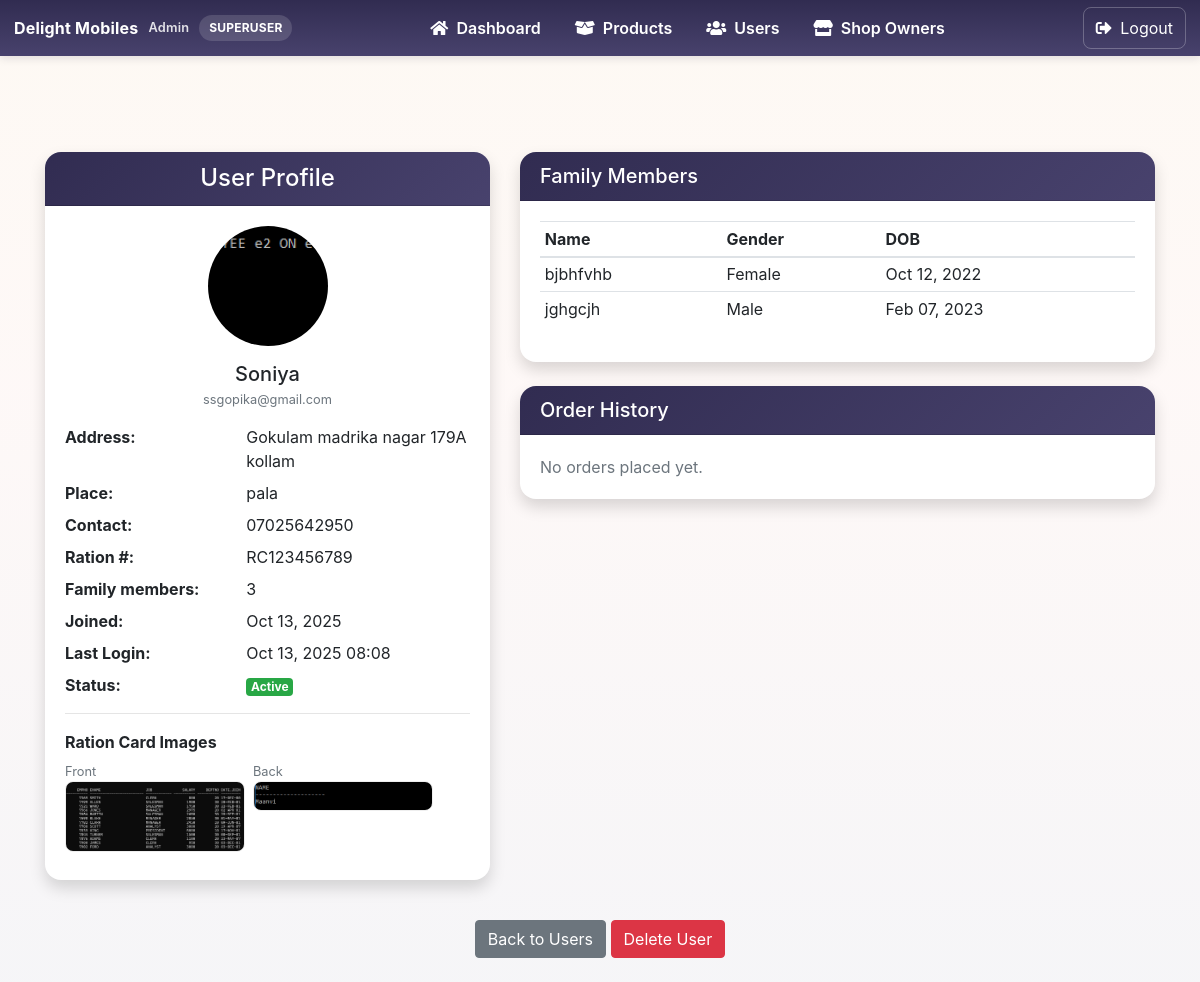
Page /site-admin/user/2/ (signed in) on the committed database.
### ecomapp/models.py (models this page shows, shortened)
class Profile(models.Model):
	user=models.ForeignKey(User,on_delete=models.CASCADE,null=True)
	card_type = models.ForeignKey('CardType', null=True, blank=True, on_delete=models.SET_NULL)
	address=models.CharField(max_length=255,null=True, blank=True)
	contact_no=models.CharField(max_length=15,null=True, blank=True)
	ration_card_number = models.CharField(max_length=32, null=True, blank=True)
	family_members = models.IntegerField(null=True, blank=True, help_text="Total family members")
	ration_card_front = models.ImageField(upload_to="ration_cards/", null=True, blank=True)
	ration_card_back = models.ImageField(upload_to="ration_cards/", null=True, blank=True)
	place = models.CharField(max_length=255, null=True, blank=True)
	shop_license_number = models.CharField(max_length=32, null=True, blank=True)
	shop_address = models.CharField(max_length=255, null=True, blank=True)
	image=models.ImageField(upload_to="image/",null=True,blank=True)

class FamilyMember(models.Model):
	profile = models.ForeignKey(Profile, on_delete=models.CASCADE, related_name='members')
	name = models.CharField(max_length=255)
	gender = models.CharField(max_length=16, null=True, blank=True)
	dob = models.DateField(null=True, blank=True)

### ecomapp/views.py (the view)
# urls.py: path('site-admin/user/<int:user_id>/', views.admin_user_detail, name='admin_user_detail'),
@admin_required
def admin_user_detail(request, user_id):
    user = get_object_or_404(User, pk=user_id)
    profile = (
        Profile.objects.select_related('card_type')
        .prefetch_related('members')
        .filter(user=user)
        .first()
    )
    orders = Order.objects.filter(user=user).prefetch_related('items__product')
    owner_products = None
    if user.is_staff and not user.is_superuser:
        owner_products = Product.objects.filter(owner=user).select_related('category')
    return render(request, 'admin/user_detail.html', {
        'user': user,
        'profile': profile,
        'orders': orders,
        'owner_products': owner_products,
    })

### ecomapp/context_processors.py (called while the page is built)
def categories_context(request):
    return {
        'categories': Category.objects.all()
    }

def cart_count(request):
    try:
        if request.user.is_authenticated:
            return {
                'cart_count': Cart.objects.filter(user=request.user).count()
            }
    except Exception:
        pass
    return {'cart_count': 0}

def notifications_context(request):
    count = 0
    try:
        user = getattr(request, 'user', None)
        if user and user.is_authenticated:
            from .models import Notification
            count = Notification.objects.filter(recipient=user, is_read=False).count()
    except Exception:
        count = 0
    return { 'unread_notifications_count': count }

### ecomapp/views.py (called while the page is built)
def admin_required(view_func):
    return user_passes_test(lambda u: u.is_superuser)(view_func)

### templates/admin/user_detail.html (shortened to what this page needs)
<!doctype html>
<html lang="en">
<head>
  <link rel="stylesheet" href="https://stackpath.bootstrapcdn.com/bootstrap/4.5.2/css/bootstrap.min.css">
  <link rel="stylesheet" href="https://cdnjs.cloudflare.com/ajax/libs/font-awesome/5.15.4/css/all.min.css">
</head>
<body style="background:linear-gradient(180deg, rgba(240,195,142,0.10) 0%, rgba(241,170,155,0.08) 40%, rgba(72,66,109,0.05) 100%);">
  <div class="admin-main-content" style="min-height:100vh;">
  {% include 'admin/admin_nav.html' %}
    <main class="py-4">
    <div class="admin-content">
      <div class="container">
        <div class="row">
          <div class="col-lg-5 mb-4">
            <div class="card shadow border-0" style="border-radius:16px;">
              <div class="card-header text-center" style="background:linear-gradient(135deg,#312C51,#48426D);color:#fff;border-top-left-radius:16px;border-top-right-radius:16px;">
                <h4 class="mb-0">User Profile</h4>
              </div>
              <div class="card-body text-center">
                <div class="mb-3">
                  {% if profile and profile.image %}
                    <img src="{{ profile.image.url }}" class="rounded-circle" style="width:120px;height:120px;object-fit:cover;">
                  {% else %}
                    <div class="rounded-circle mx-auto d-flex align-items-center justify-content-center" style="width:120px;height:120px;background:#f7f5fb;color:#888;">
                      <i class="fas fa-user" style="font-size:48px;"></i>
                    </div>
                  {% endif %}
                </div>
                <h5 class="mb-1">{{ user.username }}</h5>
                <div class="text-muted small mb-2">{{ user.email|default:"Not provided" }}</div>
                <div class="text-left mt-3">
                  {% if profile and profile.address %}
                  <div class="row mb-2"><div class="col-5"><strong>Address:</strong></div><div class="col-7">{{ profile.address }}</div></div>
                  {% endif %}
                  {% if profile and profile.place %}
                  <div class="row mb-2"><div class="col-5"><strong>Place:</strong></div><div class="col-7">{{ profile.place }}</div></div>
                  {% endif %}
                  {% if profile and profile.contact_no %}
                  <div class="row mb-2"><div class="col-5"><strong>Contact:</strong></div><div class="col-7">{{ profile.contact_no }}</div></div>
                  {% endif %}
                  {% if profile and profile.ration_card_number %}
                  <div class="row mb-2"><div class="col-5"><strong>Ration #:</strong></div><div class="col-7">{{ profile.ration_card_number }}</div></div>
                  {% endif %}
                  {% if profile and profile.family_members %}
                  <div class="row mb-2"><div class="col-5"><strong>Family members:</strong></div><div class="col-7">{{ profile.family_members }}</div></div>
                  {% endif %}
                  <div class="row mb-2"><div class="col-5"><strong>Joined:</strong></div><div class="col-7">{{ user.date_joined|date:"M d, Y" }}</div></div>
                  <div class="row mb-2"><div class="col-5"><strong>Last Login:</strong></div><div class="col-7">{{ user.last_login|date:"M d, Y H:i"|default:"Never" }}</div></div>
                  <div class="row mb-2"><div class="col-5"><strong>Status:</strong></div><div class="col-7">{% if user.is_active %}<span class="badge badge-success">Active</span>{% else %}<span class="badge badge-danger">Inactive</span>{% endif %}</div></div>
                </div>
                {% if profile %}
                  {% if profile.ration_card_front or profile.ration_card_back %}
                    <hr>
                    <div class="text-left">
                      <div class="mb-2"><strong>Ration Card Images</strong></div>
                      <div class="d-flex flex-wrap gap-3">
                        {% if profile.ration_card_front %}
                          <div class="mr-2 mb-2">
                            <div class="small text-muted">Front</div>
                            <img src="{{ profile.ration_card_front.url }}" alt="Ration card front" style="max-width:180px;border-radius:8px;border:1px solid #eee;">
                          </div>
                        {% endif %}
                        {% if profile.ration_card_back %}
                          <div class="mb-2">
                            <div class="small text-muted">Back</div>
                            <img src="{{ profile.ration_card_back.url }}" alt="Ration card back" style="max-width:180px;border-radius:8px;border:1px solid #eee;">
                          </div>
                        {% endif %}
                      </div>
                    </div>
                  {% endif %}
                {% endif %}
              </div>
            </div>
          </div>
          <div class="col-lg-7 mb-4">
            <div class="card shadow border-0 mb-4" style="border-radius:16px;">
              <div class="card-header" style="background:linear-gradient(135deg,#312C51,#48426D);color:#fff;border-top-left-radius:16px;border-top-right-radius:16px;">
                <h5 class="mb-0">Family Members</h5>
              </div>
              <div class="card-body">
                {% if profile and profile.members.all %}
                  {% if profile.members.all|length %}
                    <div class="table-responsive">
                      <table class="table table-sm">
                        <thead>
                          <tr>
                            <th>Name</th>
                            <th>Gender</th>
                            <th>DOB</th>
                          </tr>
                        </thead>
                        <tbody>
                          {% for m in profile.members.all %}
                            <tr>
                              <td>{{ m.name }}</td>
                              <td>{{ m.gender|default:'-' }}</td>
                              <td>{% if m.dob %}{{ m.dob|date:'M d, Y' }}{% else %}-{% endif %}</td>
                            </tr>
                          {% endfor %}
                        </tbody>
                      </table>
                    </div>
                  {% else %}
                    <div class="text-muted">No family members added.</div>
                  {% endif %}
                {% else %}
                  <div class="text-muted">No profile information available.</div>
                {% endif %}
              </div>
            </div>
            <div class="card shadow border-0" style="border-radius:16px;">
              <div class="card-header" style="background:linear-gradient(135deg,#312C51,#48426D);color:#fff;border-top-left-radius:16px;border-top-right-radius:16px;">
                <h5 class="mb-0">Order History</h5>
              </div>
              <div class="card-body">
                {% if orders %}
                  <div class="table-responsive">
                    <table class="table table-striped table-hover">
                      <thead>
                        <tr>
                          <th>Order #</th>
                          <th>Date</th>
                          <th>Status</th>
                          <th class="text-right">Total</th>
                          <th>Items</th>
                        </tr>
                      </thead>
                      <tbody>
                        {% for o in orders %}
                          <tr>
                            <td>{{ o.order_number }}</td>
                            <td>{{ o.created_at|date:'M d, Y H:i' }}</td>
                            <td><span class="badge badge-info text-capitalize">{{ o.status }}</span></td>
                            <td class="text-right">₹{{ o.total_amount }}</td>
                            <td>
                              {% for it in o.items.all %}
                                <div class="small">{{ it.quantity }} x {{ it.product.prd_name }}</div>
                              {% endfor %}
                            </td>
                          </tr>
                        {% endfor %}
                      </tbody>
                    </table>
                  </div>
                {% else %}
                  <div class="text-muted">No orders placed yet.</div>
                {% endif %}
              </div>
            </div>
          </div>
        </div>
        <div class="text-center mt-3">
          {% if request.user.is_superuser %}
            <a href="{% url 'admin_view_users' %}" class="btn btn-secondary">Back to Users</a>
            <form method="post" action="{% url 'admin_delete_user' user.id %}" style="display:inline;" onsubmit="return confirm('Are you sure you want to delete this user?')">
              <button type="submit" class="btn btn-danger">Delete User</button>
            </form>
          {% endif %}
        </div>
      </div>
    </div>
    </main>
  </div>
</body>
</html>

### templates/admin/admin_nav.html (style rules this page uses)
:root { --header-height:56px; --brand-color:#312C51; --accent:#F0C38E; --muted:#6b6b6b; }
body { margin:0; font-family: Inter, system-ui, -apple-system, "Segoe UI", Roboto, "Helvetica Neue", Arial; }
a { color:inherit; text-decoration:none }
.admin-main, .admin-main-content, .admin-content { margin-top: calc(var(--header-height) + 8px); }

### rows in the picture
Profile: image (picture), address "Gokulam madrika nagar 179A kollam", place "pala", contact_no "07025642950", ration_card_number "RC123456789", family_members "3", ration_card_front (picture), ration_card_back (picture)
FamilyMember: name "bjbhfvhb", gender "Female", dob "Oct 12, 2022"
FamilyMember: name "jghgcjh", gender "Male", dob "Feb 07, 2023"

### other values in the picture
{{ user.username }} "Soniya"
{{ user.email|default:"Not provided" }} "ssgopika@gmail.com"
{{ user.date_joined|date:"M d, Y" }} "Oct 13, 2025"
{{ user.last_login|date:"M d, Y H:i"|default:"Never" }} "Oct 13, 2025 08:08"
